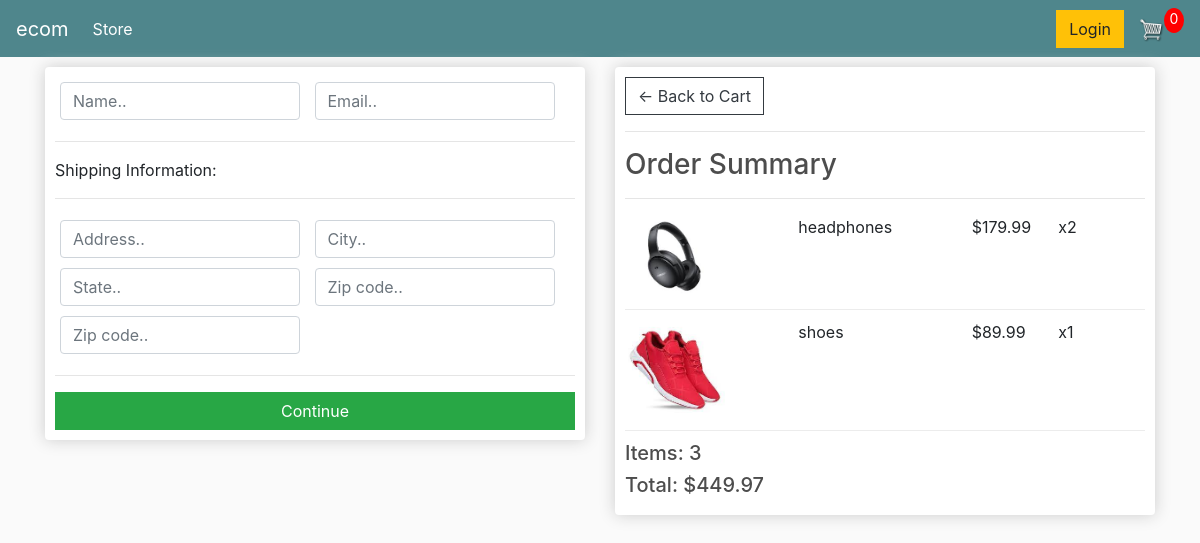
/checkout/ (signed in), run on an earlier commit of the app's database.
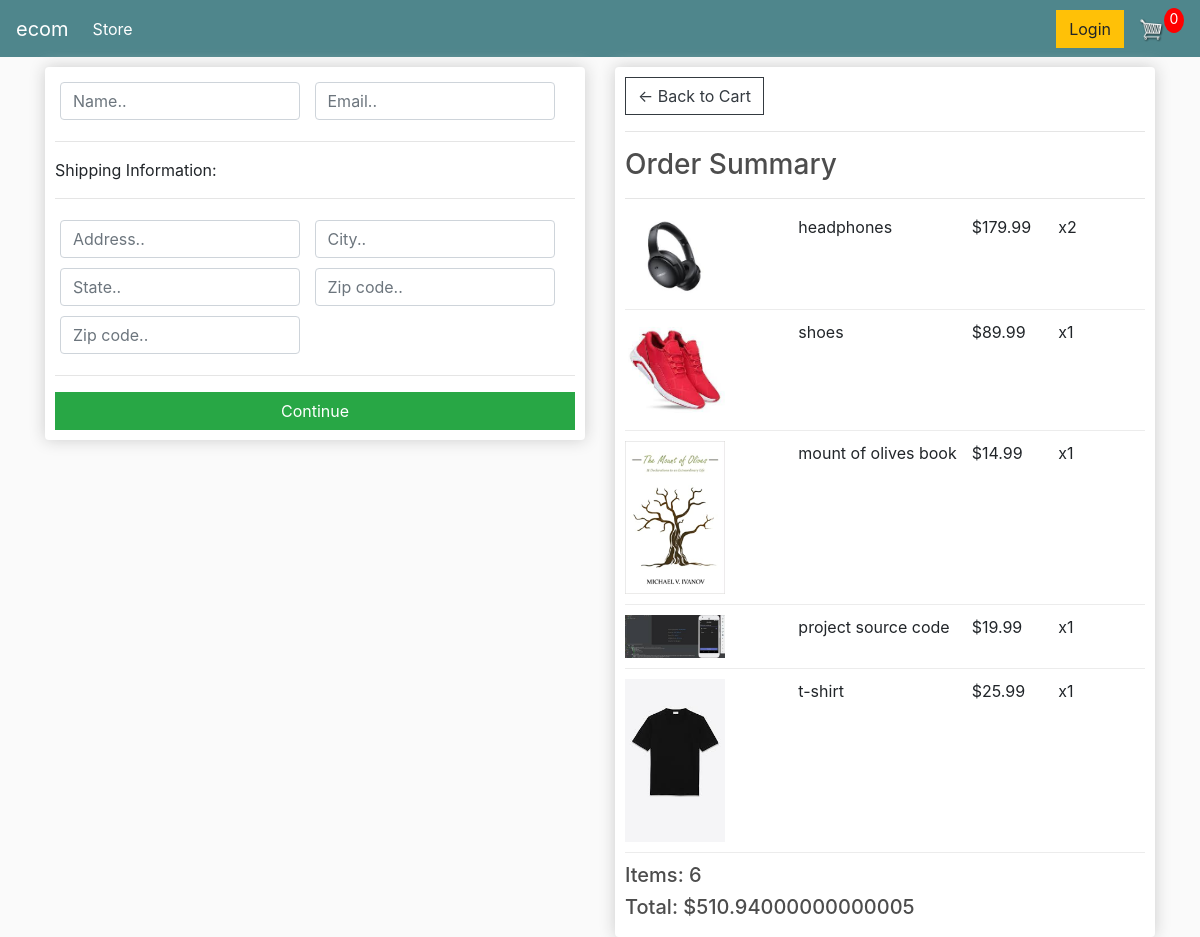
And on a later commit of the database.
### store/models.py (models this page shows, shortened)
class OrderItem(models.Model):
    product = models.ForeignKey(Product, on_delete=models.SET_NULL, blank=True, null=True)
    order = models.ForeignKey(Order, on_delete=models.SET_NULL, blank=True, null=True)
    quantity = models.IntegerField(default=0, null=True, blank=True)
    date_added = models.DateTimeField(auto_now_add=True)
    @property
    def get_total(self):
        return self.quantity * self.product.price

class Product(models.Model):
    name = models.CharField(max_length=200, null=True)
    price = models.FloatField()
    digital = models.BooleanField(default=False, null=True, blank=True)
    image = models.ImageField(null=True, blank=True)
    @property
    def image_url(self):
        try:
            url = self.image.url
        except:
            url = ''
        return url

class Order(models.Model):
    customer = models.ForeignKey(Customer, on_delete=models.SET_NULL, blank=True, null=True)
    date_order = models.DateTimeField(auto_now_add=True)
    complete = models.BooleanField(default=False, blank=True, null=True)
    transaction_id = models.CharField(max_length=200, null=True)
    @property
    def get_cart_total(self):
        order_items = self.orderitem_set.all()
        total = sum([item.get_total for item in order_items])
        return total
    @property
    def get_cart_items(self):
        order_items = self.orderitem_set.all()
        total = sum([item.quantity for item in order_items])
        return total

### store/views.py (the view)
# urls.py: path('checkout/', views.checkout, name='checkout'),
def checkout(request):
    if request.user.is_authenticated:
        customer = request.user.customer
        order, created = models.Order.objects.get_or_create(customer=customer, complete=False)
        items = order.orderitem_set.all()
    else:
        items = []
        order = {'get_cart_total': 0, 'get_cart_items': 0}
    context = {'items': items, 'order': order}
    return render(request=request, template_name='store/checkout.html', context=context)

### store/templates/store/checkout.html (shortened to what this page needs)
{% extends  'store/main.html' %}
{% load static %}
{% block content %}
    <div class="row">
        <div class="col-lg-6">
            <div class="box-element" id="form-wrapper">
                <form action="" id="form">
                    <div id="user-info">
                        <div class="form-field">
                            <input required class="form-control" type="text" name="name" placeholder="Name..">
                        </div>
                        <div class="form-field">
                            <input required class="form-control" type="email" name="email" placeholder="Email..">
                        </div>
                    </div>
                    <div id="shipping-info">
                        <hr>
                        <p>Shipping Information:</p>
                        <hr>
                        <div class="form-field">
                            <input class="form-control" type="text" name="address" placeholder="Address..">
                        </div>
                        <div class="form-field">
                            <input class="form-control" type="text" name="city" placeholder="City..">
                        </div>
                        <div class="form-field">
                            <input class="form-control" type="text" name="state" placeholder="State..">
                        </div>
                        <div class="form-field">
                            <input class="form-control" type="text" name="zipcode" placeholder="Zip code..">
                        </div>
                        <div class="form-field">
                            <input class="form-control" type="text" name="country" placeholder="Zip code..">
                        </div>
                    </div>
                    <hr>
                    <input id="form-button" class="btn btn-success btn-block" type="submit" value="Continue">
                </form>
            </div>
            <br>
        </div>
        <div class="col-lg-6">
            <div class="box-element">
                <a class="btn btn-outline-dark" href="{% url 'cart' %}">&#x2190; Back to Cart</a>
                <hr>
                <h3>Order Summary</h3>
                <hr>
                {% for item in items %}
                    <div class="cart-row">
                        <div style="flex:2"><img class="row-image" src="{{ item.product.image_url }}"></div>
                        <div style="flex:2"><p>{{ item.product.name }}</p></div>
                        <div style="flex:1"><p>${{ item.product.price|floatformat:2 }}</p></div>
                        <div style="flex:1"><p>x{{ item.quantity }}</p></div>
                    </div>
                {% endfor %}
                <h5>Items: {{ order.get_cart_items }}</h5>
                <h5>Total: ${{ order.get_cart_total }}</h5>
            </div>
        </div>
    </div>
{% endblock %}

What changed in the data, as far as the page shows it:
added OrderItem: product.image_url (picture), product.name "mount of olives book", product.price "14.99", quantity "1"
added OrderItem: product.image_url (picture), product.name "project source code", product.price "19.99", quantity "1"
added OrderItem: product.image_url (picture), product.name "t-shirt", product.price "25.99", quantity "1"
computed for Order: get_cart_items "3" → "6"; get_cart_total "449.97" → "510.94000000000005"
